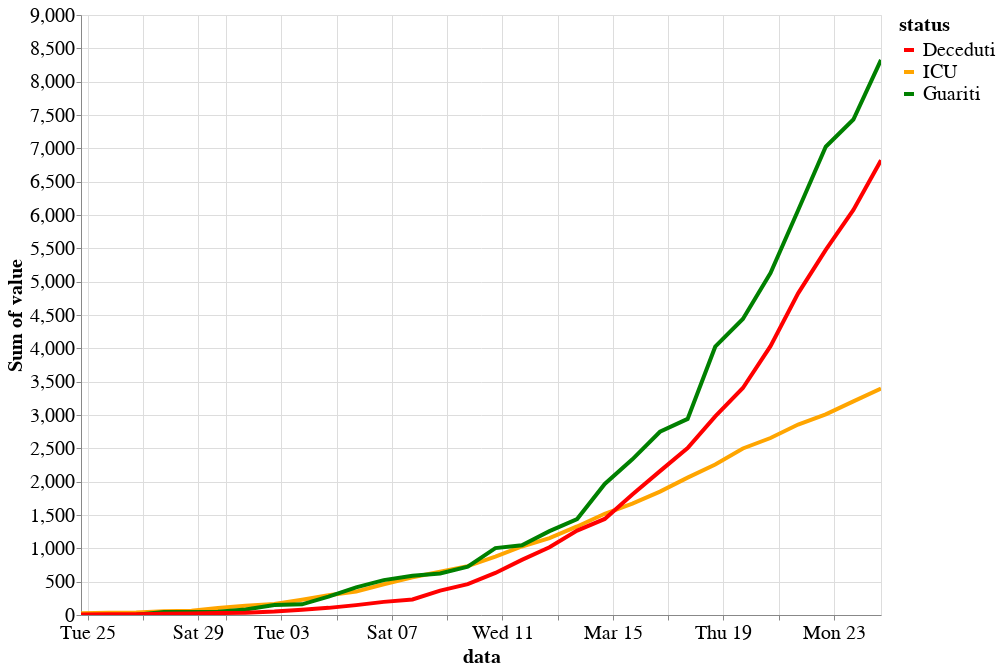

Write notebook code for a chart like this one.
### Code cell
alt.themes.enable('theme_1')
alt.Chart(df).mark_line().encode(
    y=alt.Y('sum(value)', stack=None),
    x='data:T',
    color=alt.Color('status:N', scale=alt.Scale(domain=domain, range=range_), sort=domain)
).properties(
    height=600,
    width=800
).transform_filter(
    alt.FieldOneOfPredicate(field='status', oneOf=['Deceduti', 'ICU', 'Guariti'])
).configure_legend(labelLimit=0).interactive()

### Figure 1 — Vega-Lite specification as saved in the notebook (floating-point values rounded to 4 significant figures; data arrays with more than 128 entries replaced by an {"elided": "..."} marker saying what was removed)
{"width": 800, "height": 600, "config": {"line": {"strokeWidth": 4}, "style": {"bar": {"size": 20}}, "legend": {"symbolSize": 100, "titleFontSize": 20, "labelFontSize": 20, "labelLimit": 0}, "axis": {"titleFontSize": 20, "labelFontSize": 20}}, "data": {"name": "data-7481cda121b2ccb40589b92edf3ed863"}, "mark": "line", "encoding": {"color": {"type": "nominal", "field": "status", "scale": {"domain": ["Deceduti", "ICU", "Guariti"], "range": ["red", "orange", "green"]}, "sort": ["Deceduti", "ICU", "Guariti"]}, "x": {"type": "temporal", "field": "data"}, "y": {"type": "quantitative", "aggregate": "sum", "field": "value", "stack": null}}, "selection": {"selector008": {"type": "interval", "bind": "scales", "encodings": ["x", "y"]}}, "transform": [{"filter": {"field": "status", "oneOf": ["Deceduti", "ICU", "Guariti"]}}], "$schema": "https://vega.github.io/schema/vega-lite/v4.0.2.json", "datasets": {"data-7481cda121b2ccb40589b92edf3ed863": {"elided": "3150 records"}}}
